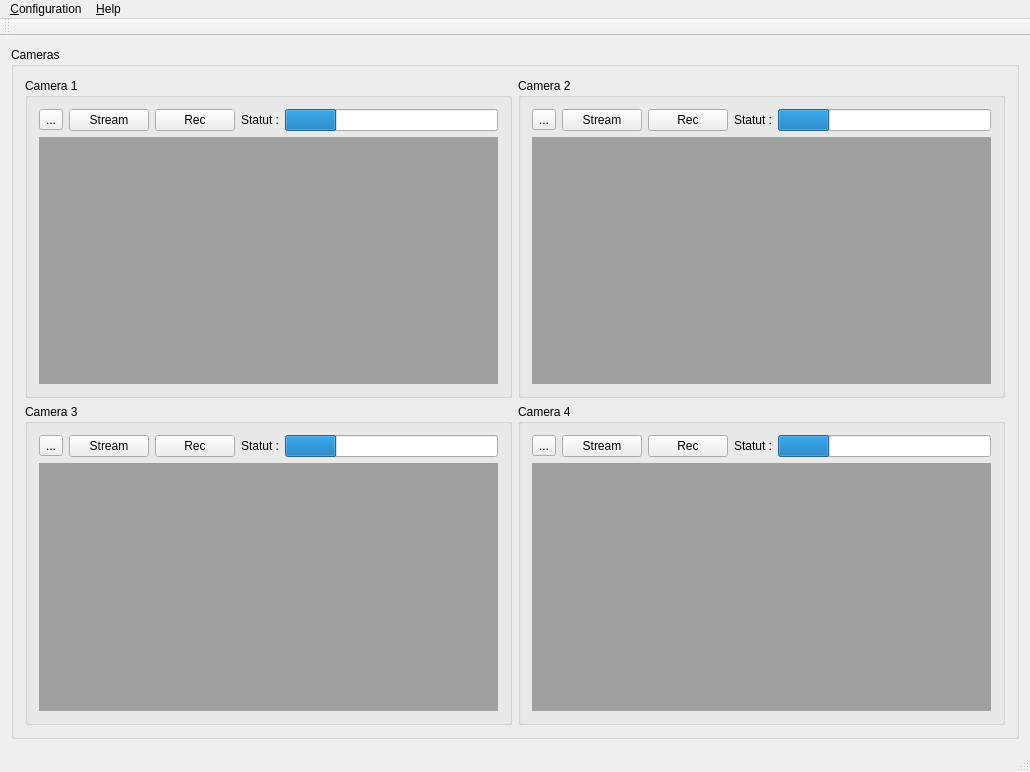
<?xml version="1.0" encoding="UTF-8"?>
<ui version="4.0">
 <class>MainWindow</class>
 <widget class="QMainWindow" name="MainWindow">
  <property name="geometry">
   <rect>
    <x>0</x>
    <y>0</y>
    <width>1030</width>
    <height>772</height>
   </rect>
  </property>
  <property name="windowTitle">
   <string>Camera Monitor</string>
  </property>
  <widget class="QWidget" name="centralWidget">
   <layout class="QGridLayout" name="gridLayout_2">
    <item row="0" column="0">
     <widget class="QGroupBox" name="camerasGroup">
      <property name="title">
       <string>Cameras</string>
      </property>
      <layout class="QGridLayout" name="gridLayout">
       <item row="0" column="0">
        <widget class="QGroupBox" name="cameraGroup">
         <property name="title">
          <string>Camera 1</string>
         </property>
         <layout class="QGridLayout" name="gridLayout_3">
          <item row="1" column="5">
           <widget class="QProgressBar" name="statutProgress">
            <property name="value">
             <number>24</number>
            </property>
            <property name="textVisible">
             <bool>false</bool>
            </property>
            <property name="invertedAppearance">
             <bool>false</bool>
            </property>
           </widget>
          </item>
          <item row="1" column="1">
           <widget class="QToolButton" name="toolButton">
            <property name="text">
             <string>...</string>
            </property>
           </widget>
          </item>
          <item row="2" column="1" colspan="5">
           <widget class="QMdiArea" name="mdiArea"/>
          </item>
          <item row="1" column="2">
           <widget class="QPushButton" name="streamButton">
            <property name="text">
             <string>Stream</string>
            </property>
           </widget>
          </item>
          <item row="1" column="3">
           <widget class="QPushButton" name="recButton">
            <property name="text">
             <string>Rec</string>
            </property>
           </widget>
          </item>
          <item row="1" column="4">
           <widget class="QLabel" name="statutLabel">
            <property name="text">
             <string>Statut :</string>
            </property>
           </widget>
          </item>
         </layout>
        </widget>
       </item>
       <item row="0" column="1">
        <widget class="QGroupBox" name="cameraGroup_2">
         <property name="title">
          <string>Camera 2</string>
         </property>
         <layout class="QGridLayout" name="gridLayout_4">
          <item row="1" column="5">
           <widget class="QProgressBar" name="statutProgress_2">
            <property name="value">
             <number>24</number>
            </property>
            <property name="textVisible">
             <bool>false</bool>
            </property>
            <property name="invertedAppearance">
             <bool>false</bool>
            </property>
           </widget>
          </item>
          <item row="1" column="1">
           <widget class="QToolButton" name="toolButton_2">
            <property name="text">
             <string>...</string>
            </property>
           </widget>
          </item>
          <item row="2" column="1" colspan="5">
           <widget class="QMdiArea" name="mdiArea_2"/>
          </item>
          <item row="1" column="2">
           <widget class="QPushButton" name="streamButton_2">
            <property name="text">
             <string>Stream</string>
            </property>
           </widget>
          </item>
          <item row="1" column="3">
           <widget class="QPushButton" name="recButton_2">
            <property name="text">
             <string>Rec</string>
            </property>
           </widget>
          </item>
          <item row="1" column="4">
           <widget class="QLabel" name="statutLabel_2">
            <property name="text">
             <string>Statut :</string>
            </property>
           </widget>
          </item>
         </layout>
        </widget>
       </item>
       <item row="1" column="0">
        <widget class="QGroupBox" name="cameraGroup_3">
         <property name="title">
          <string>Camera 3</string>
         </property>
         <layout class="QGridLayout" name="gridLayout_5">
          <item row="1" column="5">
           <widget class="QProgressBar" name="statutProgress_3">
            <property name="value">
             <number>24</number>
            </property>
            <property name="textVisible">
             <bool>false</bool>
            </property>
            <property name="invertedAppearance">
             <bool>false</bool>
            </property>
           </widget>
          </item>
          <item row="1" column="1">
           <widget class="QToolButton" name="toolButton_3">
            <property name="text">
             <string>...</string>
            </property>
           </widget>
          </item>
          <item row="2" column="1" colspan="5">
           <widget class="QMdiArea" name="mdiArea_3"/>
          </item>
          <item row="1" column="2">
           <widget class="QPushButton" name="streamButton_3">
            <property name="text">
             <string>Stream</string>
            </property>
           </widget>
          </item>
          <item row="1" column="3">
           <widget class="QPushButton" name="recButton_3">
            <property name="text">
             <string>Rec</string>
            </property>
           </widget>
          </item>
          <item row="1" column="4">
           <widget class="QLabel" name="statutLabel_3">
            <property name="text">
             <string>Statut :</string>
            </property>
           </widget>
          </item>
         </layout>
        </widget>
       </item>
       <item row="1" column="1">
        <widget class="QGroupBox" name="cameraGroup_4">
         <property name="title">
          <string>Camera 4</string>
         </property>
         <layout class="QGridLayout" name="gridLayout_6">
          <item row="1" column="5">
           <widget class="QProgressBar" name="statutProgress_4">
            <property name="value">
             <number>24</number>
            </property>
            <property name="textVisible">
             <bool>false</bool>
            </property>
            <property name="invertedAppearance">
             <bool>false</bool>
            </property>
           </widget>
          </item>
          <item row="1" column="1">
           <widget class="QToolButton" name="toolButton_4">
            <property name="text">
             <string>...</string>
            </property>
           </widget>
          </item>
          <item row="2" column="1" colspan="5">
           <widget class="QMdiArea" name="mdiArea_4"/>
          </item>
          <item row="1" column="2">
           <widget class="QPushButton" name="streamButton_4">
            <property name="text">
             <string>Stream</string>
            </property>
           </widget>
          </item>
          <item row="1" column="3">
           <widget class="QPushButton" name="recButton_4">
            <property name="text">
             <string>Rec</string>
            </property>
           </widget>
          </item>
          <item row="1" column="4">
           <widget class="QLabel" name="statutLabel_4">
            <property name="text">
             <string>Statut :</string>
            </property>
           </widget>
          </item>
         </layout>
        </widget>
       </item>
      </layout>
     </widget>
    </item>
   </layout>
  </widget>
  <widget class="QMenuBar" name="menuBar">
   <property name="geometry">
    <rect>
     <x>0</x>
     <y>0</y>
     <width>1030</width>
     <height>22</height>
    </rect>
   </property>
   <widget class="QMenu" name="menu_Configuration">
    <property name="title">
     <string>&amp;Configuration</string>
    </property>
    <addaction name="actionReload"/>
    <addaction name="actionAdd"/>
   </widget>
   <widget class="QMenu" name="menu_Help">
    <property name="title">
     <string>&amp;Help</string>
    </property>
    <addaction name="actionCredit"/>
    <addaction name="action_Report_a_bug"/>
   </widget>
   <addaction name="menu_Configuration"/>
   <addaction name="menu_Help"/>
  </widget>
  <widget class="QToolBar" name="mainToolBar">
   <attribute name="toolBarArea">
    <enum>TopToolBarArea</enum>
   </attribute>
   <attribute name="toolBarBreak">
    <bool>false</bool>
   </attribute>
  </widget>
  <widget class="QStatusBar" name="statusBar"/>
  <action name="actionReload">
   <property name="text">
    <string>Reload</string>
   </property>
   <property name="shortcut">
    <string>Ctrl+R</string>
   </property>
  </action>
  <action name="actionAdd">
   <property name="enabled">
    <bool>false</bool>
   </property>
   <property name="text">
    <string>Add</string>
   </property>
   <property name="shortcut">
    <string>Ctrl+A</string>
   </property>
  </action>
  <action name="actionCredit">
   <property name="text">
    <string>About</string>
   </property>
  </action>
  <action name="action_Report_a_bug">
   <property name="text">
    <string>&amp;Report a bug</string>
   </property>
  </action>
 </widget>
 <layoutdefault spacing="6" margin="11"/>
 <resources/>
 <connections/>
</ui>
